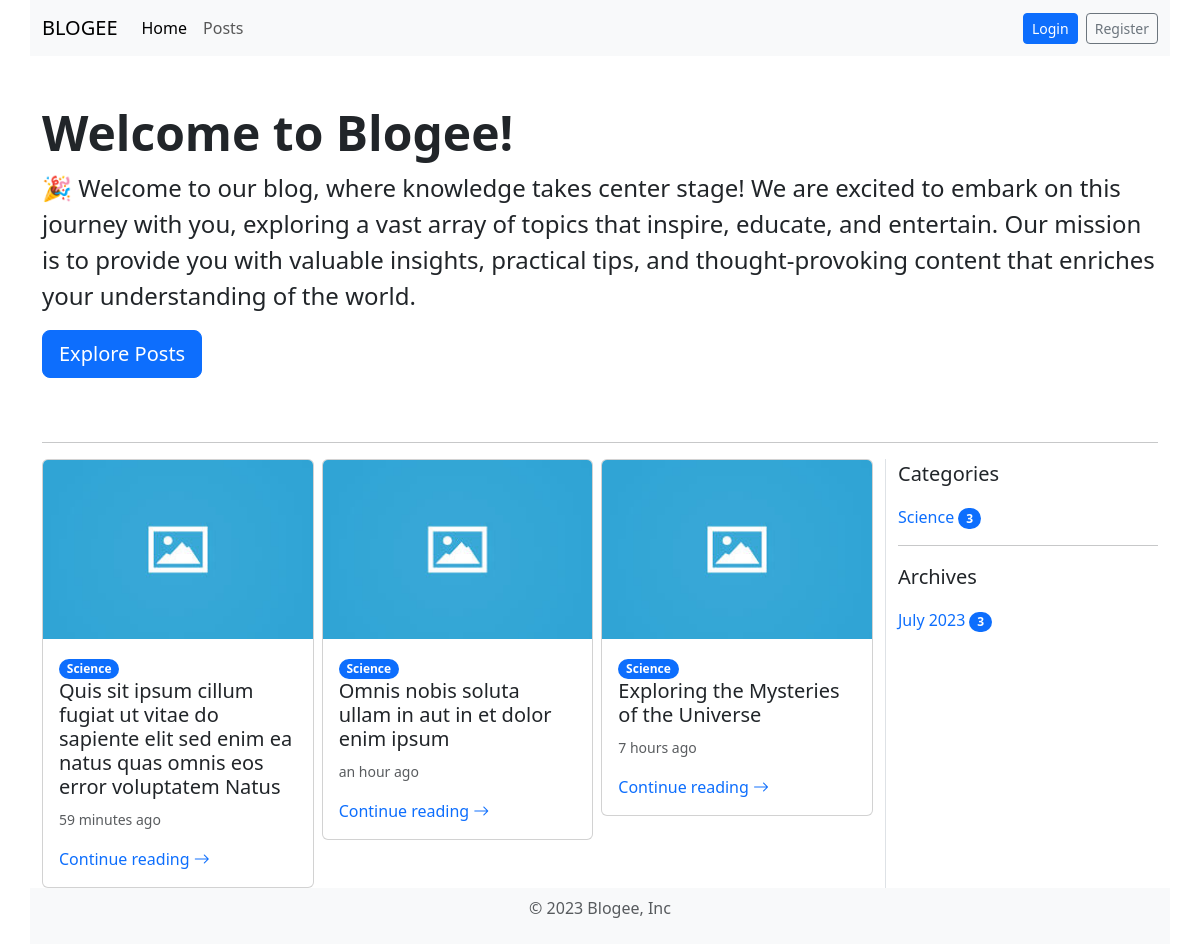
The page / on the database its author committed.
### posts/models.py (models this page shows, shortened)
class Post(models.Model):
    title = models.CharField(max_length=200)
    slug = models.SlugField(unique=True, max_length=200)
    excerpt = models.TextField()
    content = models.TextField()
    featured_image = models.ImageField(
        upload_to='featured_images/', blank=True, null=True, default='featured_images/default_featured_image.jpg')
    author = models.ForeignKey(User, on_delete=models.CASCADE)
    categories = models.ManyToManyField(Category)
    created_at = models.DateTimeField(auto_now_add=True)
    updated_at = models.DateTimeField(auto_now=True)
    status = models.CharField(
        max_length=20,
        choices=(
                ('publish', 'Publish'),
                ('draft', 'Draft'),
                ('private', 'Private'),
        ),
        default='draft',
    )
    class Meta:
        ordering = ['-created_at']

class Category(models.Model):
    name = models.CharField(max_length=100)
    slug = models.SlugField(unique=True, max_length=100)

### blogee/views.py (the view)
# urls.py: path('', HomePageView.as_view(), name="home"),
class HomePageView(TemplateView):
    template_name = "home/home.html"
    def get_context_data(self, **kwargs):
        context = super().get_context_data(**kwargs)
        context["latest_posts"] = Post.objects.all()[:5]
        context['category_list'] = Category.objects.all()
        context['archive_list'] = Post.objects.annotate(
            year=TruncYear('created_at'),
            month=TruncMonth('created_at')).values('year', 'month').annotate(count=Count('id')).order_by('-year', '-month')
        return context

### templates/home/home.html
{% extends "base.html" %}
{% load humanize %}
{% block head %}
<div class="rounded-3 mb-2 py-5">
    <h1 class="display-5 fw-bold">Welcome to Blogee!</h1>
    <p class="fs-4">🎉 Welcome to our blog, where knowledge takes center stage! We are excited to embark on this journey
        with you, exploring a vast array of topics that inspire, educate, and entertain. Our mission is to provide you
        with valuable insights, practical tips, and thought-provoking content that enriches your understanding of the
        world.</p>
    <a class="btn btn-primary btn-lg" href="{% url 'post-list' %}">Explore Posts</a>
</div>
<hr>
{% endblock %}
{% block content %}
<div class="row row-cols-1 row-cols-md-3 g-2">
    {% for post in latest_posts %}
    <div class="col">
        <div class="card">
            <img src="{{post.featured_image.url}}" class="card-img-top" alt="...">
            <div class="card-body">
                <div class="hstack gap-1">
                    {% for category in post.categories.all %}
                    <a href="{% url 'category-detail' slug=category.slug %}">
                        <span class="badge rounded-pill text-bg-primary">{{ category.name }}</span></a>
                    {% endfor %}
                </div>
                <h5 class="card-title">{{ post.title }}</h5>
                <p class="card-text">
                    <small class="text-body-secondary">{{ post.created_at | naturaltime}}</small>
                </p>
                <a href="{% url 'post-detail' slug=post.slug %}" class="text-decoration-none">Continue
                    reading <i class="bi bi-arrow-right"></i></a>
            </div>
        </div>
    </div>
    {% empty %}
    <p>Sorry, no posts found.</p>
    {% endfor %}
</div>
{% endblock %}
{% block sidebar %}
<p class="lead">Categories</p>
<ul class="list-inline">
    {% for category in category_list %}
    <li class="list-inline-item">
        <a href="{% url 'category-detail' slug=category.slug %}" class="link-primary text-decoration-none">
            {{ category.name }}
        </a>
        <span class="badge bg-primary rounded-pill">{{ category.post_set.count }}</span>
    </li>
    {% endfor %}
</ul>
<hr>
<p class="lead">Archives</p>
<ul class="list-inline">
    {% for archive in archive_list %}
    <li class="list-inline-item">
        <a href="{% url 'post-month-archive' year=archive.year|date:'Y' month=archive.month|date:'b' %}"
            class="link-primary text-decoration-none">
            {{ archive.month|date:"F Y" }}
        </a> <span class="badge bg-primary rounded-pill">{{ archive.count }}</span>
    </li>
    {% endfor %}
</ul>
{% endblock %}

### templates/base.html (shortened to what this page needs)
<!DOCTYPE html>
<html lang="en">
<head>
    <link href="https://cdn.jsdelivr.net/npm/bootstrap@5.3.0/dist/css/bootstrap.min.css" rel="stylesheet"
>
    <link rel="stylesheet" href="https://cdn.jsdelivr.net/npm/bootstrap-icons@1.10.5/font/bootstrap-icons.css">
</head>
<body>
    {% include 'components/header.html' %}
    <div class="container">
        {% block head %}{% endblock %}
        <div class="row">
            <div class="col-md-9">
                {% block content %}
                {% endblock %}
            </div>
            <div class="col-md-3 border-start">
                {% block sidebar %}
                {% endblock %}
            </div>
        </div>
    </div>
    {% include 'components/footer.html' %}
</body>
</html>

### templates/components/header.html (shortened to what this page needs)
<header>
    <nav class="container navbar navbar-expand-lg bg-body-tertiary">
        <div class="container">
            <a class="navbar-brand ms-2 ms-sm-0" aria-current="page" to="/">BLOGEE</a>
            <div class="offcanvas offcanvas-start" tabindex="-1" id="navbarOffcanvasLg"
                aria-labelledby="navbarOffcanvasLgLabel">
                <div class="offcanvas-body">
                    <ul class="navbar-nav justify-content-start flex-grow-1 pe-3">
                        <li class="nav-item">
                            <a class="nav-link active" aria-current="page" href="{% url 'home' %}">Home</a>
                        </li>
                        <li class="nav-item">
                            <a class="nav-link" href="{% url 'post-list' %}">Posts</a>
                        </li>
                    </ul>
                </div>
            </div>
            {% if user.is_authenticated %}
            <div class="dropdown ms-auto">
                <a href="#" data-bs-toggle="dropdown" aria-expanded="false"
                    class="text-decoration-none dropdown-toggle badge d-flex align-items-center p-1 pe-2 text-warning-emphasis bg-success-subtle border border-warning-subtle rounded-pill">
                    <img src="{{ user.avatar.url }}" alt="" width="24" height="24" class="rounded-circle me-1">
                    {{ user.get_full_name|default:user.username }}
                </a>
                <ul class="dropdown-menu dropdown-menu-end">
                    <li><a class="dropdown-item" aria-current="page" href="{% url 'profile' %}">Profile</a></li>
                    <li><a class="dropdown-item" aria-current="page" href="{% url 'password_change' %}">Change
                            Password</a></li>
                    <li>
                        <hr class="dropdown-divider">
                    </li>
                    <li><a class="dropdown-item" href="#"
                            onclick="document.getElementById('logout-form').submit();">Logout</a></li>
                    <form id="logout-form" method="post" action="{% url 'logout' %}">
                        {% csrf_token %}
                    </form>
                </ul>
            </div>
            {% else %}
            <div class="ms-auto">
                <a class="btn btn-primary btn-sm me-1" href="{% url 'login' %}">Login</a>
                <a class="btn btn-outline-secondary btn-sm" href="{% url 'register' %}">Register
                </a>
            </div>
            {% endif %}
        </div>
    </nav>
</header>

### templates/components/footer.html
<footer>
    <div class="container py-2 bg-light">
        <p class="text-center text-body-secondary">
            &copy; 2023 Blogee, Inc
        </p>
    </div>
</footer>

### rows shown on the page
Post: featured_image (placeholder picture), title "Quis sit ipsum cillum fugiat ut vitae do sapiente elit sed enim ea natus quas omnis eos error voluptatem Natus", created_at "59 minutes ago"
Category: name "Science", post_set.count "3"
Post: featured_image (placeholder picture), title "Omnis nobis soluta ullam in aut in et dolor enim ipsum", created_at "an hour ago"
Post: featured_image (placeholder picture), title "Exploring the Mysteries of the Universe", created_at "7 hours ago"

### other values the page prints
{{ archive.month|date:"F Y" }} "July 2023"
{{ archive.count }} "3"
